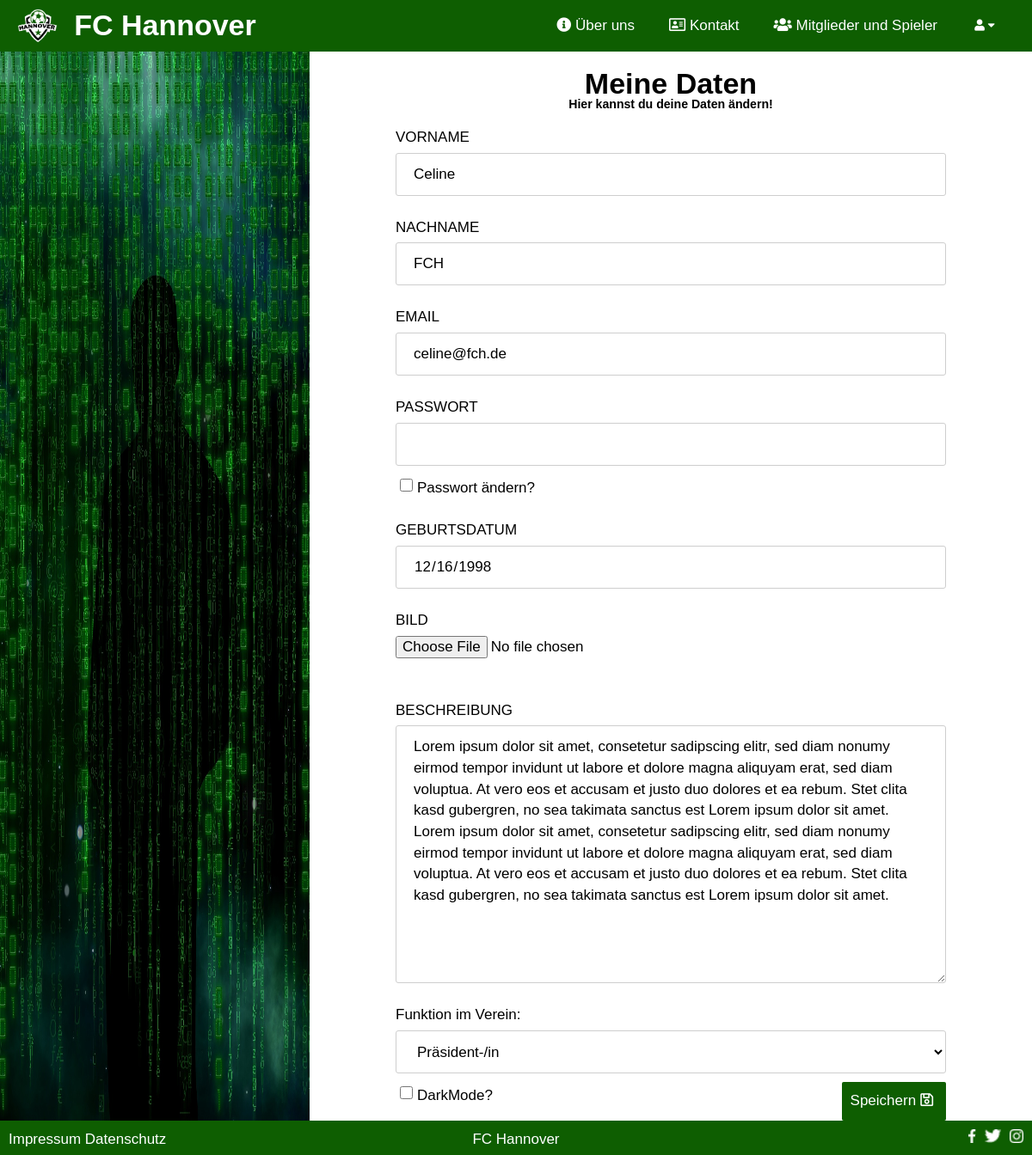
Page /index.php/?c=user&a=profil (signed in) on the committed database.
### tables this page shows
CREATE TABLE IF NOT EXISTS `USER` (
  `ID` INT NOT NULL AUTO_INCREMENT,
  `CREATED_AT` TIMESTAMP NOT NULL DEFAULT CURRENT_TIMESTAMP,
  `UPDATED_AT` TIMESTAMP NULL DEFAULT NULL ON UPDATE CURRENT_TIMESTAMP,
  `FIRSTNAME` VARCHAR(21) NOT NULL,
  `LASTNAME` VARCHAR(24) NOT NULL,
  `DATE_OF_BIRTH` DATE NOT NULL,
  `DESCRIPTION` TEXT NULL,
  `PICTURE` VARCHAR(28) NULL,
  `EMAIL` VARCHAR(62) NOT NULL,
  `PASSWORD` VARCHAR(60) NOT NULL,
  `ROLE_ID` INT NOT NULL,
  PRIMARY KEY (`ID`),
  INDEX `fk_USER_ROLE1_idx` (`ROLE_ID` ASC),
  UNIQUE INDEX `EMAIL_UNIQUE` (`EMAIL` ASC),
  CONSTRAINT `fk_USER_ROLE1`
    FOREIGN KEY (`ROLE_ID`)
    REFERENCES `ROLE` (`ID`)
    ON DELETE NO ACTION
    ON UPDATE NO ACTION);

### models/user.class.php (called while the page is built, shortened)
<?php
class User extends BaseModel
{
    public static function findUserBySessionUserID(){
        if(isset($_SESSION['loggedIn']) && $_SESSION['loggedIn'] == true) {
            $where = 'ID = ' . $_SESSION['userId'];
            return self::findOne($where);
        }else{
            return null;
        }
    }
    public static function checkUserPermissionForPage($roleIdWithPermission){
        $user = User::findUserBySessionUserID();
        if($user  != null) {
            if (is_array($roleIdWithPermission)) {
                foreach ($roleIdWithPermission as $index) {
                    if ($user['ROLE_ID'] == $index) {
                        return true;
                    }
                }
            } else {
                if ($user['ROLE_ID'] == $roleIdWithPermission) {
                    return true;
                }
            }
        }
        return false;
    }
    public static function generateUserProfilInformations(){
        if(isset($_GET['userId'])){
            $accessUser = role::ADMIN;
            $where = 'ID = ' . $_GET['userId'];
            $user = User::findOne($where);
            $userRole = role::ADMIN;
            $userInformation = '&userId='.$_GET['userId'];
            $title = 'Nutzer Ändern';
            $colorModeChecked = '';
            $action = 'userManagement';
            $pageTopic = self::getFullName($user['FIRSTNAME'], $user['LASTNAME']);
            $pageSubTopic = '';
        }else{
            $accessUser = [role::ADMIN, role::MEMBER, role::USER];
            $where = 'ID = ' . $_SESSION['userId'];
            $user = User::findOne($where);
            $userRole = $user['ROLE_ID'];
            $userInformation = '';
            $title = 'Profil';
            $pageTopic = 'Meine Daten';
            $pageSubTopic = 'Hier kannst du deine Daten ändern!';
            if (isset($_COOKIE['colorMode']) && $_COOKIE['colorMode'] == true) {
                $colorModeChecked = 'checked';
            }else{
                $colorModeChecked = '';
            }
            $action = 'profil';
        }
        $errorMessage = '';
        $actualMemberHistory = MemberHistory::generateActualMemberHistory($user['ID']);
        if ($actualMemberHistory != ''){
            $userFunction = $actualMemberHistory['FUNCTION_FCH_ID'];
        }else{
            $userFunction = 0;
        }
        $allRoles = Role::find();
        $allFunctions = Function_FCH::find();
        return $paramsInformations = [
            'userProfil'        => $user,
            'accessUser'        => $accessUser,
            'userRole'          => $userRole,
            'userInformation'   => $userInformation,
            'title'             => $title,
            'colorModeChecked'  => $colorModeChecked,
            'errorMessage'      => $errorMessage,
            'userFunction'      => $userFunction,
            'allRoles'          => $allRoles,
            'allFunctions'      => $allFunctions,
            'pageTopic'         => $pageTopic,
            'pageSubTopic'      => $pageSubTopic,
            'action'            => $action
        ];
    }
}

### models/baseModel.class.php (called while the page is built, shortened)
<?php
abstract class BaseModel{
    public static function tablename(){
        $class = get_called_class();
        if(defined($class.'::TABLENAME')) {
            return $class::TABLENAME;
        }
        return null;
    }
    public static function find($where = '', $viewName = null, $orderBy = ''){
        $db  = $GLOBALS['db'];
        $result = null;
        try {
            if(!$viewName) {
               $viewName = self::tablename();
            }
            $sql = 'SELECT * FROM ' . $viewName;
            $sql .= ' '.$orderBy;
            $result = $db->query($sql)->fetchAll();
        }
        catch(PDOException $e) {
            $message = 'Select statment failed: ' . $e->getMessage();
            error_to_logFile($message);
            die($message);
        }
        return $result;
    }
    public static function findOne($where = ''){
        $db  = $GLOBALS['db'];
        $result = null;
        try{
            $sql = 'SELECT * FROM ' . self::tablename();
            if(!empty($where)){
                $sql .= ' WHERE ' . $where .  ';';
            }
            $result = $db->query($sql)->fetch();
        }
        catch(PDOException $e){
            $message = 'Select statment failed: ' . $e->getMessage();
            error_to_logFile($message);
            die($message);
        }
        return $result;
    }
}

### controller/user_controller.php (called while the page is built, shortened)
<?php
class UserController extends Controller{
    public function actionProfil(){
        $userProfilInformations = User::generateUserProfilInformations();
        User::checkUserPermissionForPage($userProfilInformations['accessUser']);
    }
}

### models/memberHistory.class.php (called while the page is built, shortened)
<?php
class MemberHistory extends BaseModel{
    public static function generateActualMemberHistory($userID){
        return self::findOne('MEMBER_ID = '. $userID . ' and END_DATE is null');
    }
}

### views/user/profil.php (the view, shortened to what this page needs)
<div class="SitePicture" id="fadeInImg">
    <img class="center" src="<?=PAGE_IMAGE_PATH.'matrix.jpg'?>" alt = "Silhouette  eines Mannes umhüllt mit einer grünen Matrix">
</div>
<div class="Content" id="fadeIn">
    <form autocomplete= "off" action="?c=user&a=profil<?=$userInformation?>" method="post" id="formProfil" enctype="multipart/form-data" >
        <h1><?=$pageTopic?></h1>
        <h5><?=$pageSubTopic?></h5>
        <div class="input">
            <label for="firstnameProfil">VORNAME </label>
            <input type = "text" id="firstnameProfil" name="firstnameProfil"
               value = "<?=isset($_POST['firstnameProfil']) ? htmlspecialchars($_POST['firstnameProfil']) : htmlspecialchars($userProfil['FIRSTNAME'])?>">
        </div>
        <div class="input">
            <label for="lastnameProfil">NACHNAME </label>
            <input type = "text" id="lastnameProfil" name="lastnameProfil"
               value = "<?=isset($_POST['lastnameProfil']) ? htmlspecialchars($_POST['lastnameProfil']) : htmlspecialchars($userProfil['LASTNAME'])?>">
        </div>
        <div class="input">
            <label for="emailProfil">EMAIL </label>
            <input type = "email" id="emailProfil" name="emailProfil"
               value = "<?=isset($_POST['emailProfil']) ? htmlspecialchars($_POST['emailProfil']) : htmlspecialchars($userProfil['EMAIL'])?>">
        </div>
        <? if($userProfil['ID'] === $_SESSION['userId']){?>
        <div class="input">
            <label for="passwordProfil">PASSWORT </label>
            <input type = "password" id="passwordProfil" name="passwordProfil">
        </div>
        <div class="checkBox">
            <input type="checkbox" name="changePasswordCheckbox" id="changePasswordCheckbox">
            <label for="changePasswordCheckbox">Passwort ändern? </label>
        </div>
        <? } ?>
        <div class="input">
            <label for="dateOfBirthProfil">GEBURTSDATUM </label>
            <input type = "date" id="dateOfBirthProfil" name="dateOfBirthProfil"
               value = "<?=isset($_POST['dateOfBirthProfil']) ? htmlspecialchars($_POST['dateOfBirthProfil']) : htmlspecialchars($userProfil['DATE_OF_BIRTH'])?>">
        </div>
        <? if($userRole == role::ADMIN ||  $userRole == role::MEMBER){ ?>
        <div class="input">
            <label for="pictureProfil">BILD </label>
            <input type = "file"  accept=".jpg, .jpeg, .png" id="pictureProfil" name="pictureProfil">
        </div>
        <div class="input">
            <label for="descriptionProfil">BESCHREIBUNG  </label>
            <textarea name="descriptionProfil" id="descriptionProfil" cols="44" rows="5"><?=isset($_POST['descriptionProfil']) ? htmlspecialchars($_POST['descriptionProfil']) : htmlspecialchars($userProfil['DESCRIPTION'])?></textarea>
        </div>
        <? } ?>
        <? if($userRole == role::ADMIN){?>
            <div class="input">
                <label for="functionClubProfil">Funktion im Verein:</label><br>
                <select name="functionClubProfil" id="functionClubProfil">
                    <? foreach ($allFunctions as $function) { ?>
                    <option value= <?=$function['ID']?> <?=($userFunction === $function['ID']) ? 'selected' : ''?> ><?=$function['NAME']?></option>
                    <? } ?>
                </select>
            </div>
        <? } ?>
        <? if($userProfil['ID'] === $_SESSION['userId']){?>
        <div class="checkBox">
            <input type="checkbox" name="colorCheckbox" id="colorCheckbox" <?=$colorModeChecked?> >
            <label for="colorCheckbox">DarkMode? </label>
        </div>
        <? } ?>
        <button type="submit" name="submitProfil" id="submitProfil">Speichern<i class="far fa-save" aria-hidden="true"></i></button>
    </form>
</div>

### rows in the picture
user: firstnameProfil "Celine", lastnameProfil "FCH", emailProfil "celine@fch.de", dateOfBirthProfil "12/16/1998", descriptionProfil "Lorem ipsum dolor sit amet, consetetur sadipscing elitr, sed diam nonumy eirmod tempor invidunt ut labore et dolore magna aliquyam erat, sed diam voluptua. At vero eos et accusam et justo duo dolores et ea rebum. Stet clita kasd gubergren, no sea takimata sanctus est Lorem ipsum dolor sit amet. Lorem ipsum dolor sit amet, consetetur sadipscing elitr, sed diam nonumy eirmod tempor invidunt ut labore et dolore magna aliquyam erat, sed diam voluptua. At vero eos et accusam et justo duo dolores et ea rebum. Stet clita kasd gubergren, no sea takimata sanctus est Lorem ipsum dolor sit amet."

### other values in the picture
$pageTopic "Meine Daten"
$pageSubTopic "Hier kannst du deine Daten ändern!"
form field functionClubProfil "Präsident-/in"
